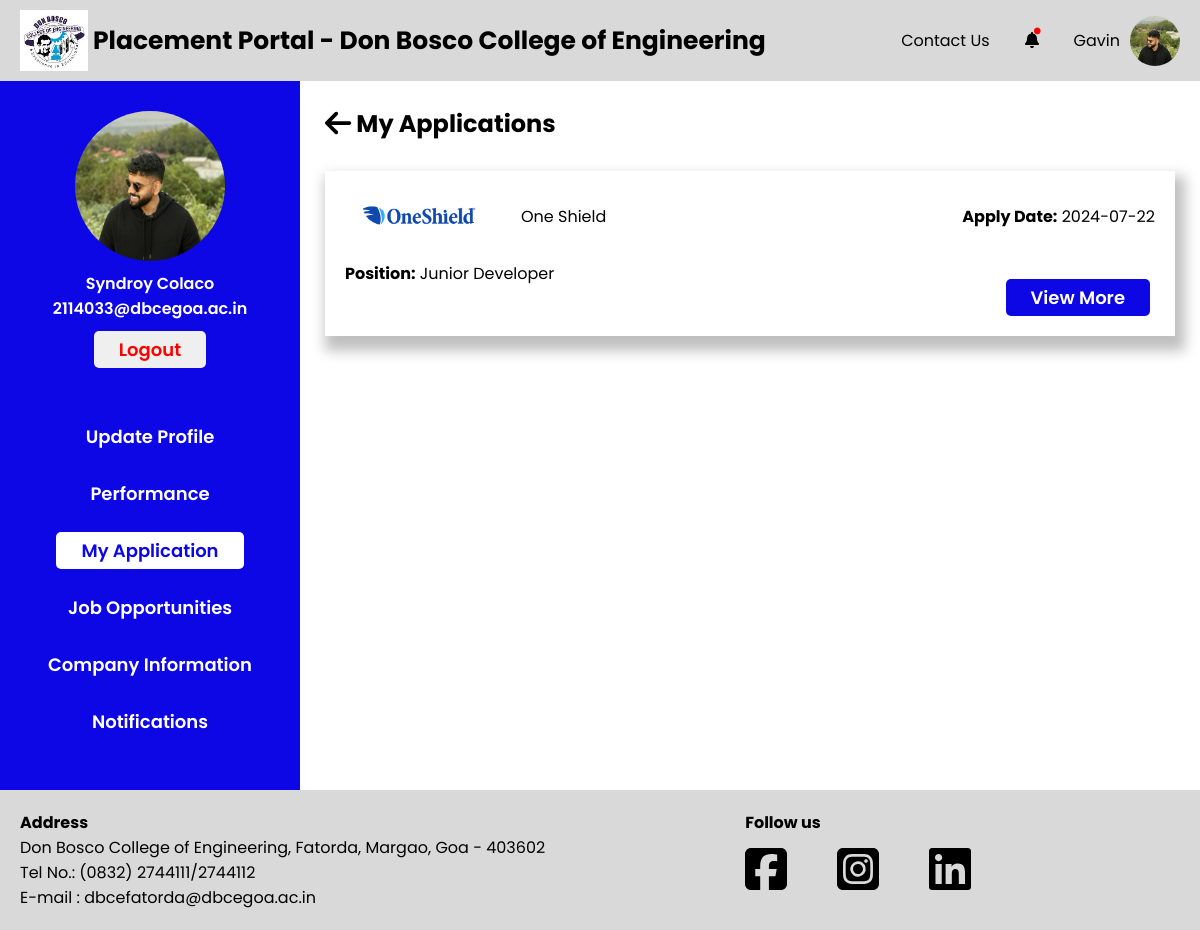
Screenshot of /Students/my-applications.php (signed in) with the database file from the repository.
### tables this page shows
CREATE TABLE `student` (
  `S_College_Email` varchar(255) NOT NULL,
  `S_Fname` varchar(255) NOT NULL,
  `S_Mname` varchar(255) NOT NULL,
  `S_Lname` varchar(255) NOT NULL,
  `S_Personal_Email` varchar(255) NOT NULL,
  `S_Address` text NOT NULL,
  `S_Phone_no` varchar(20) NOT NULL,
  `S_Roll_no` varchar(50) NOT NULL,
  `S_PR_No` varchar(50) NOT NULL,
  `S_10th_Perc` decimal(5,2) NOT NULL,
  `S_12th_Perc` decimal(5,2) NOT NULL,
  `S_Password` varchar(255) NOT NULL,
  `S_Resume` varchar(255) NOT NULL,
  `S_Profile_pic` varchar(255) NOT NULL,
  `S_10th_marksheet` varchar(255) NOT NULL,
  `S_12th_marksheet` varchar(255) NOT NULL,
  `S_Class_id` int(11) DEFAULT NULL,
  `S_Year_of_Admission` year(4) NOT NULL,
  `Gender` varchar(1) NOT NULL
);

CREATE TABLE `company` (
  `C_id` int(11) NOT NULL,
  `C_Name` varchar(255) NOT NULL,
  `C_Logo` varchar(255) DEFAULT NULL,
  `C_Domain` varchar(255) DEFAULT NULL,
  `C_Scope` varchar(255) DEFAULT NULL,
  `C_Description` text DEFAULT NULL,
  `C_Location` varchar(255) DEFAULT NULL,
  `C_Website` varchar(255) DEFAULT NULL,
  `C_HR_name` varchar(255) DEFAULT NULL,
  `C_HR_email` varchar(255) DEFAULT NULL,
  `C_HR_phone` varchar(20) DEFAULT NULL,
  `C_Date_of_Reg` date DEFAULT NULL,
  `C_PC_Email` varchar(255) DEFAULT NULL
);

CREATE TABLE `jobapplication` (
  `S_College_Email` varchar(255) NOT NULL,
  `J_id` int(11) NOT NULL,
  `Interest` tinyint(1) NOT NULL,
  `Offer_Letter` varchar(255) NOT NULL,
  `J_apply_date` date NOT NULL DEFAULT current_timestamp()
);

CREATE TABLE `jobplacements` (
  `J_id` int(11) NOT NULL,
  `J_Position` varchar(255) NOT NULL,
  `J_Backlogs_allowed` tinyint(1) DEFAULT NULL,
  `J_Description` text DEFAULT NULL,
  `J_Due_date` date DEFAULT NULL,
  `J_Offered_salary` float DEFAULT NULL,
  `J_Req_cgpa` decimal(4,2) DEFAULT NULL,
  `J_No_of_posts` int(11) DEFAULT NULL
);

### utility_functions.php (the view, shortened to what this page needs)
<?php
function getApplications(){
    global $conn;
    $fetchApplicationsQuery = "SELECT C.C_Name as cname, C.C_Logo clogo, A.J_apply_date applydate, P.J_Position position, A.J_id as jid
FROM company as C
INNER JOIN jobposting as J ON J.C_id = C.C_id
INNER JOIN jobplacements as P ON P.J_id = J.J_id
INNER JOIN jobapplication as A ON A.J_id = J.J_id
WHERE A.Interest = ? AND A.S_College_Email = ?;";
    $fetchApplications = $conn->prepare($fetchApplicationsQuery);
    $z = 1;
    $fetchApplications->bind_param("is",$z,$_SESSION["user_email"]);
    $fetchApplications->execute();
    $result = $fetchApplications->get_result();
    while( $row = $result->fetch_assoc() ) {
        echo '<div class="sections">
                    <div class="company-container">
                        <div class="company-logo-container">
                            <img src="../Data/Companies/Company_Logo/'.$row['clogo'].'" alt="">
                            <p>'.$row['cname'].'</p>
                        </div>
                        <p><strong>Apply Date:</strong> '.$row['applydate'].'</p>
                    </div>
                    <p class="position"><strong>Position:</strong> '.$row['position'].'</p>
                    <a href="./my-applications-details.php?jid='.$row['jid'].'"><button>View More</button></a>
                </div>';
    }
}
?>

### Students/sidebar.php (shortened to what this page needs)
<?php
global $conn;
if (isset($_SESSION["user_type"]) && isset($_SESSION["user_email"])) {
    $useremail = $_SESSION["user_email"];
    $fetchStudentQuery = "SELECT S_Fname, S_Lname, S_Profile_pic FROM student WHERE S_College_Email = ?";
    $fetchStudent = $conn->prepare($fetchStudentQuery);
    $fetchStudent->bind_param("s", $useremail);
    $fetchStudent->execute();
    $result = $fetchStudent->get_result();
    if ($result->num_rows > 0) {
        $userInfo = $result->fetch_assoc();
        $userName = htmlspecialchars($userInfo['S_Fname'] . ' ' . $userInfo['S_Lname']);
        $userProfilePic = htmlspecialchars($userInfo['S_Profile_pic']);
        $userEmail = htmlspecialchars($useremail);
        echo '<div class="side-bar-container">
                        <div class="fixed-container">
                            <div class="top-container">
                                <img src="../Data/Students/Profile_Images/'. $userProfilePic . '" alt="'.$userProfilePic.'">
                                <p>' . $userName . '</p>
                                <p>' . $userEmail . '</p>
                                <a href="../logout.php"><button>Logout</button></a>
                            </div>
                            <div class="bottom-container">
                                <a href="./my-profile.php"><button id="myprofile">Update Profile</button></a>
                                <a href="./performance-and-metrics.php"><button id="performance">Performance</button></a>
                                <a href="./my-applications.php"><button id="myapplications">My Application</button></a>
                                <a href="./job-opportunities.php"><button id="jobopportunities">Job Opportunities</button></a>
                                <a href="./companies.php"><button id="companies">Company Information</button></a>
                                <a href="./notifications.php"><button id="notifications">Notifications</button></a>
                            </div>
                        </div>
                    </div>';
    } else {
    }
} else {
    echo "Session variables not set.";
}

### Students/css/footer.css (style rules this page uses)
a { all: unset; }

### Students/css/sidebar.css (style rules this page uses)
.side-bar-container { width: 25%; background-color: var(--primary-blue); padding-bottom: 50px; }
.fixed-container { position: -webkit-sticky; position: sticky; top: 30px; }
.top-container { margin-top: 30px; display: flex; flex-direction: column; align-items: center; }
.top-container img { width: 150px; height: 150px; border-radius: 50%; margin-bottom: 10px; }
.top-container p { color: var(--primary-white); font-weight: 600; }
.top-container button { margin-top: 10px; padding-block: 5px; padding-inline: 25px; border-radius: 5px; border: none; font-weight: 600; font-size: 18px; cursor: pointer; color: red; }
.bottom-container { margin-top: 50px; display: flex; flex-direction: column; align-items: center; gap: 20px; }
.bottom-container button { padding: 5px 25px; border-radius: 5px; border: none; font-weight: 600; font-size: 18px; cursor: pointer; color: var(--primary-white); background-color: var(--primary-blue); }

### root.css (style rules this page uses)
*,*::after,*::before { padding: 0; margin: 0; box-sizing: border-box; font-family: "Poppins", sans-serif; }
:root { --primary-blue : #0C07E4; --primary-grey : #d9d9d9; --primary-white : white; --primary-red : #FB1616; --secondary-grey : #969696; }

### Students/css/my-applications.css (style rules this page uses)
*,*::after,*::before { padding: 0; margin: 0; box-sizing: border-box; font-family: "Poppins", sans-serif; }
:root { --primary-blue : #0C07E4; --primary-grey : #d9d9d9; --primary-white : white; }
#myapplications { color: var(--primary-blue); background-color: var(--primary-white); }
.sections { position: relative; margin-top: 30px; box-shadow: 5px 10px 12.3px 5px rgba(0, 0, 0, .25); padding: 20px; margin-bottom: 50px; }
.company-logo-container > img { height: 50px; }
.company-logo-container { display: flex; align-items: center; gap: 20px; }
.company-container { display: flex; justify-content: space-between; align-items: center; }
.position { margin-top: 20px; margin-bottom: 30px; }
.sections button { margin-top: 10px; padding-block: 5px; padding-inline: 25px; border-radius: 5px; border: none; font-weight: 600; font-size: 18px; cursor: pointer; background-color: var(--primary-blue); color: var(--primary-white); position: absolute; right: 25px; bottom: 20px; }

### rows the page displays
student: S_Profile_pic (picture), userName "Syndroy Colaco"
company: C_Logo (picture), C_Name "One Shield", jobapplication.J_apply_date "2024-07-22", jobplacements.J_Position "Junior Developer"

### other values shown
$userEmail "2114033@dbcegoa.ac.in"
